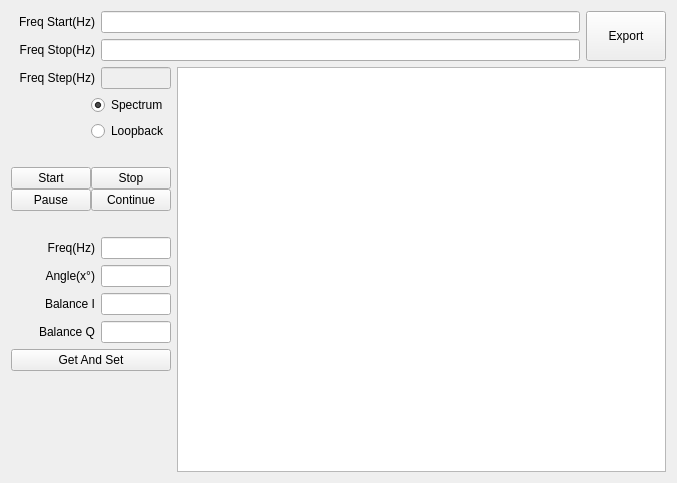
<?xml version="1.0" encoding="UTF-8"?>
<ui version="4.0">
 <class>QCalTXSBDlg</class>
 <widget class="QWidget" name="QCalTXSBDlg">
  <property name="geometry">
   <rect>
    <x>0</x>
    <y>0</y>
    <width>677</width>
    <height>483</height>
   </rect>
  </property>
  <property name="windowTitle">
   <string>Form</string>
  </property>
  <layout class="QVBoxLayout" name="verticalLayout" stretch="0,1">
   <item>
    <layout class="QHBoxLayout" name="horizontalLayout1" stretch="10,1">
     <item>
      <layout class="QVBoxLayout" name="verticalLayoutFreqStarStop">
       <item>
        <layout class="QHBoxLayout" name="horizontalLayoutFreqStar">
         <item>
          <widget class="QLabel" name="labelFreqStar">
           <property name="sizePolicy">
            <sizepolicy hsizetype="Fixed" vsizetype="Fixed">
             <horstretch>0</horstretch>
             <verstretch>0</verstretch>
            </sizepolicy>
           </property>
           <property name="minimumSize">
            <size>
             <width>84</width>
             <height>16</height>
            </size>
           </property>
           <property name="text">
            <string>Freq Start(Hz)</string>
           </property>
           <property name="alignment">
            <set>Qt::AlignRight|Qt::AlignTrailing|Qt::AlignVCenter</set>
           </property>
           <property name="buddy">
            <cstring>lineEditFreqStar</cstring>
           </property>
          </widget>
         </item>
         <item>
          <widget class="QLineEdit" name="lineEditFreqStar"/>
         </item>
        </layout>
       </item>
       <item>
        <layout class="QHBoxLayout" name="horizontalLayoutFreqStop">
         <item>
          <widget class="QLabel" name="labelFreqStop">
           <property name="sizePolicy">
            <sizepolicy hsizetype="Fixed" vsizetype="Fixed">
             <horstretch>0</horstretch>
             <verstretch>0</verstretch>
            </sizepolicy>
           </property>
           <property name="minimumSize">
            <size>
             <width>84</width>
             <height>16</height>
            </size>
           </property>
           <property name="text">
            <string>Freq Stop(Hz)</string>
           </property>
           <property name="alignment">
            <set>Qt::AlignRight|Qt::AlignTrailing|Qt::AlignVCenter</set>
           </property>
           <property name="buddy">
            <cstring>lineEditFreqStop</cstring>
           </property>
          </widget>
         </item>
         <item>
          <widget class="QLineEdit" name="lineEditFreqStop"/>
         </item>
        </layout>
       </item>
      </layout>
     </item>
     <item>
      <widget class="QPushButton" name="pushButtonExport">
       <property name="sizePolicy">
        <sizepolicy hsizetype="Expanding" vsizetype="Expanding">
         <horstretch>0</horstretch>
         <verstretch>0</verstretch>
        </sizepolicy>
       </property>
       <property name="text">
        <string>Export</string>
       </property>
      </widget>
     </item>
    </layout>
   </item>
   <item>
    <layout class="QHBoxLayout" name="horizontalLayout2" stretch="1,10">
     <item>
      <layout class="QVBoxLayout" name="verticalLayout1">
       <item>
        <layout class="QHBoxLayout" name="horizontalLayoutFreqStep">
         <item>
          <widget class="QLabel" name="labelFreqStep">
           <property name="sizePolicy">
            <sizepolicy hsizetype="Fixed" vsizetype="Fixed">
             <horstretch>0</horstretch>
             <verstretch>0</verstretch>
            </sizepolicy>
           </property>
           <property name="minimumSize">
            <size>
             <width>84</width>
             <height>16</height>
            </size>
           </property>
           <property name="text">
            <string>Freq Step(Hz)</string>
           </property>
           <property name="alignment">
            <set>Qt::AlignRight|Qt::AlignTrailing|Qt::AlignVCenter</set>
           </property>
           <property name="buddy">
            <cstring>lineEditFreqStep</cstring>
           </property>
          </widget>
         </item>
         <item>
          <widget class="QLineEdit" name="lineEditFreqStep">
           <property name="enabled">
            <bool>false</bool>
           </property>
           <property name="sizePolicy">
            <sizepolicy hsizetype="Expanding" vsizetype="Fixed">
             <horstretch>0</horstretch>
             <verstretch>0</verstretch>
            </sizepolicy>
           </property>
           <property name="readOnly">
            <bool>true</bool>
           </property>
          </widget>
         </item>
        </layout>
       </item>
       <item>
        <layout class="QHBoxLayout" name="horizontalLayoutRefMethod" stretch="0,0,0">
         <item>
          <layout class="QVBoxLayout" name="verticalLayoutRef"/>
         </item>
         <item>
          <spacer name="horizontalSpacer">
           <property name="orientation">
            <enum>Qt::Horizontal</enum>
           </property>
           <property name="sizeHint" stdset="0">
            <size>
             <width>40</width>
             <height>20</height>
            </size>
           </property>
          </spacer>
         </item>
         <item>
          <layout class="QVBoxLayout" name="verticalLayoutMethod">
           <item>
            <widget class="QRadioButton" name="radioButtonSpec">
             <property name="sizePolicy">
              <sizepolicy hsizetype="Expanding" vsizetype="Fixed">
               <horstretch>0</horstretch>
               <verstretch>0</verstretch>
              </sizepolicy>
             </property>
             <property name="text">
              <string>Spectrum</string>
             </property>
             <property name="checked">
              <bool>true</bool>
             </property>
            </widget>
           </item>
           <item>
            <widget class="QRadioButton" name="radioButtonLoop">
             <property name="sizePolicy">
              <sizepolicy hsizetype="Expanding" vsizetype="Fixed">
               <horstretch>0</horstretch>
               <verstretch>0</verstretch>
              </sizepolicy>
             </property>
             <property name="text">
              <string>Loopback</string>
             </property>
            </widget>
           </item>
          </layout>
         </item>
        </layout>
       </item>
       <item>
        <spacer name="verticalSpacer1">
         <property name="orientation">
          <enum>Qt::Vertical</enum>
         </property>
         <property name="sizeType">
          <enum>QSizePolicy::Fixed</enum>
         </property>
         <property name="sizeHint" stdset="0">
          <size>
           <width>20</width>
           <height>20</height>
          </size>
         </property>
        </spacer>
       </item>
       <item>
        <layout class="QHBoxLayout" name="horizontalLayoutThreadCtrl">
         <property name="spacing">
          <number>0</number>
         </property>
         <item>
          <layout class="QVBoxLayout" name="verticalLayoutStarPaus">
           <property name="spacing">
            <number>0</number>
           </property>
           <item>
            <widget class="QPushButton" name="pushButtonStar">
             <property name="sizePolicy">
              <sizepolicy hsizetype="Expanding" vsizetype="Fixed">
               <horstretch>0</horstretch>
               <verstretch>0</verstretch>
              </sizepolicy>
             </property>
             <property name="text">
              <string>Start</string>
             </property>
            </widget>
           </item>
           <item>
            <widget class="QPushButton" name="pushButtonPaus">
             <property name="sizePolicy">
              <sizepolicy hsizetype="Expanding" vsizetype="Fixed">
               <horstretch>0</horstretch>
               <verstretch>0</verstretch>
              </sizepolicy>
             </property>
             <property name="text">
              <string>Pause</string>
             </property>
            </widget>
           </item>
          </layout>
         </item>
         <item>
          <layout class="QVBoxLayout" name="verticalLayoutStopCont">
           <property name="spacing">
            <number>0</number>
           </property>
           <item>
            <widget class="QPushButton" name="pushButtonStop">
             <property name="sizePolicy">
              <sizepolicy hsizetype="Expanding" vsizetype="Fixed">
               <horstretch>0</horstretch>
               <verstretch>0</verstretch>
              </sizepolicy>
             </property>
             <property name="text">
              <string>Stop</string>
             </property>
            </widget>
           </item>
           <item>
            <widget class="QPushButton" name="pushButtonCont">
             <property name="sizePolicy">
              <sizepolicy hsizetype="Expanding" vsizetype="Fixed">
               <horstretch>0</horstretch>
               <verstretch>0</verstretch>
              </sizepolicy>
             </property>
             <property name="text">
              <string>Continue</string>
             </property>
            </widget>
           </item>
          </layout>
         </item>
        </layout>
       </item>
       <item>
        <spacer name="verticalSpacer2">
         <property name="orientation">
          <enum>Qt::Vertical</enum>
         </property>
         <property name="sizeType">
          <enum>QSizePolicy::Fixed</enum>
         </property>
         <property name="sizeHint" stdset="0">
          <size>
           <width>20</width>
           <height>20</height>
          </size>
         </property>
        </spacer>
       </item>
       <item>
        <layout class="QHBoxLayout" name="horizontalLayoutFreq">
         <item>
          <widget class="QLabel" name="labelFreq">
           <property name="sizePolicy">
            <sizepolicy hsizetype="Fixed" vsizetype="Fixed">
             <horstretch>0</horstretch>
             <verstretch>0</verstretch>
            </sizepolicy>
           </property>
           <property name="minimumSize">
            <size>
             <width>84</width>
             <height>16</height>
            </size>
           </property>
           <property name="text">
            <string>Freq(Hz)</string>
           </property>
           <property name="alignment">
            <set>Qt::AlignRight|Qt::AlignTrailing|Qt::AlignVCenter</set>
           </property>
           <property name="buddy">
            <cstring>lineEditFreq</cstring>
           </property>
          </widget>
         </item>
         <item>
          <widget class="QLineEdit" name="lineEditFreq">
           <property name="sizePolicy">
            <sizepolicy hsizetype="Expanding" vsizetype="Fixed">
             <horstretch>0</horstretch>
             <verstretch>0</verstretch>
            </sizepolicy>
           </property>
          </widget>
         </item>
        </layout>
       </item>
       <item>
        <layout class="QHBoxLayout" name="horizontalLayoutDC_I">
         <item>
          <widget class="QLabel" name="labelTh">
           <property name="sizePolicy">
            <sizepolicy hsizetype="Fixed" vsizetype="Fixed">
             <horstretch>0</horstretch>
             <verstretch>0</verstretch>
            </sizepolicy>
           </property>
           <property name="minimumSize">
            <size>
             <width>84</width>
             <height>16</height>
            </size>
           </property>
           <property name="text">
            <string>Angle(x°)</string>
           </property>
           <property name="alignment">
            <set>Qt::AlignRight|Qt::AlignTrailing|Qt::AlignVCenter</set>
           </property>
           <property name="buddy">
            <cstring>lineEditTh</cstring>
           </property>
          </widget>
         </item>
         <item>
          <widget class="QLineEdit" name="lineEditTh">
           <property name="sizePolicy">
            <sizepolicy hsizetype="Expanding" vsizetype="Fixed">
             <horstretch>0</horstretch>
             <verstretch>0</verstretch>
            </sizepolicy>
           </property>
          </widget>
         </item>
        </layout>
       </item>
       <item>
        <layout class="QHBoxLayout" name="horizontalLayoutDC_Q">
         <item>
          <widget class="QLabel" name="labelAm_I">
           <property name="sizePolicy">
            <sizepolicy hsizetype="Fixed" vsizetype="Fixed">
             <horstretch>0</horstretch>
             <verstretch>0</verstretch>
            </sizepolicy>
           </property>
           <property name="minimumSize">
            <size>
             <width>84</width>
             <height>16</height>
            </size>
           </property>
           <property name="text">
            <string>Balance I</string>
           </property>
           <property name="alignment">
            <set>Qt::AlignRight|Qt::AlignTrailing|Qt::AlignVCenter</set>
           </property>
           <property name="buddy">
            <cstring>lineEditAm_I</cstring>
           </property>
          </widget>
         </item>
         <item>
          <widget class="QLineEdit" name="lineEditAm_I">
           <property name="sizePolicy">
            <sizepolicy hsizetype="Expanding" vsizetype="Fixed">
             <horstretch>0</horstretch>
             <verstretch>0</verstretch>
            </sizepolicy>
           </property>
           <property name="maximumSize">
            <size>
             <width>150</width>
             <height>16777215</height>
            </size>
           </property>
          </widget>
         </item>
        </layout>
       </item>
       <item>
        <layout class="QHBoxLayout" name="horizontalLayoutDC_I_2">
         <item>
          <widget class="QLabel" name="labelAm_Q">
           <property name="sizePolicy">
            <sizepolicy hsizetype="Fixed" vsizetype="Fixed">
             <horstretch>0</horstretch>
             <verstretch>0</verstretch>
            </sizepolicy>
           </property>
           <property name="minimumSize">
            <size>
             <width>84</width>
             <height>16</height>
            </size>
           </property>
           <property name="text">
            <string>Balance Q</string>
           </property>
           <property name="alignment">
            <set>Qt::AlignRight|Qt::AlignTrailing|Qt::AlignVCenter</set>
           </property>
           <property name="buddy">
            <cstring>lineEditTh</cstring>
           </property>
          </widget>
         </item>
         <item>
          <widget class="QLineEdit" name="lineEditAm_Q">
           <property name="sizePolicy">
            <sizepolicy hsizetype="Expanding" vsizetype="Fixed">
             <horstretch>0</horstretch>
             <verstretch>0</verstretch>
            </sizepolicy>
           </property>
          </widget>
         </item>
        </layout>
       </item>
       <item>
        <widget class="QPushButton" name="pushButtonGetSet">
         <property name="sizePolicy">
          <sizepolicy hsizetype="Expanding" vsizetype="Fixed">
           <horstretch>0</horstretch>
           <verstretch>0</verstretch>
          </sizepolicy>
         </property>
         <property name="text">
          <string>Get And Set</string>
         </property>
        </widget>
       </item>
       <item>
        <spacer name="verticalSpacer3">
         <property name="orientation">
          <enum>Qt::Vertical</enum>
         </property>
         <property name="sizeHint" stdset="0">
          <size>
           <width>20</width>
           <height>40</height>
          </size>
         </property>
        </spacer>
       </item>
      </layout>
     </item>
     <item>
      <widget class="QRDTTableView" name="tableViewData"/>
     </item>
    </layout>
   </item>
  </layout>
 </widget>
 <customwidgets>
  <customwidget>
   <class>QRDTTableView</class>
   <extends>QTableView</extends>
   <header>q_rdt_tableview.h</header>
  </customwidget>
 </customwidgets>
 <resources/>
 <connections/>
</ui>
